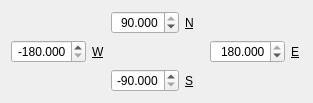
<?xml version="1.0" encoding="UTF-8"?>
<ui version="4.0">
 <class>LatLonBoxWidget</class>
 <widget class="QWidget" name="LatLonBoxWidget">
  <property name="enabled">
   <bool>true</bool>
  </property>
  <property name="geometry">
   <rect>
    <x>0</x>
    <y>0</y>
    <width>313</width>
    <height>100</height>
   </rect>
  </property>
  <property name="windowTitle">
   <string>Select a geographic region</string>
  </property>
  <layout class="QGridLayout" name="gridLayout">
   <item row="0" column="0">
    <spacer name="horizontalSpacer_5">
     <property name="orientation">
      <enum>Qt::Horizontal</enum>
     </property>
     <property name="sizeHint" stdset="0">
      <size>
       <width>13</width>
       <height>13</height>
      </size>
     </property>
    </spacer>
   </item>
   <item row="0" column="1">
    <layout class="QHBoxLayout" name="horizontalLayout">
     <item>
      <widget class="QDoubleSpinBox" name="northSpinBox">
       <property name="enabled">
        <bool>true</bool>
       </property>
       <property name="toolTip">
        <string>Northern Latitude</string>
       </property>
       <property name="alignment">
        <set>Qt::AlignRight|Qt::AlignTrailing|Qt::AlignVCenter</set>
       </property>
       <property name="decimals">
        <number>3</number>
       </property>
       <property name="minimum">
        <double>-90.000000000000000</double>
       </property>
       <property name="maximum">
        <double>90.000000000000000</double>
       </property>
       <property name="value">
        <double>90.000000000000000</double>
       </property>
      </widget>
     </item>
     <item>
      <widget class="QLabel" name="northLabel">
       <property name="text">
        <string>&amp;N</string>
       </property>
       <property name="buddy">
        <cstring>northSpinBox</cstring>
       </property>
      </widget>
     </item>
    </layout>
   </item>
   <item row="0" column="2">
    <spacer name="horizontalSpacer_2">
     <property name="orientation">
      <enum>Qt::Horizontal</enum>
     </property>
     <property name="sizeHint" stdset="0">
      <size>
       <width>13</width>
       <height>13</height>
      </size>
     </property>
    </spacer>
   </item>
   <item row="1" column="0">
    <layout class="QHBoxLayout" name="horizontalLayout_4">
     <item>
      <widget class="QDoubleSpinBox" name="westSpinBox">
       <property name="toolTip">
        <string>Western Longitude</string>
       </property>
       <property name="alignment">
        <set>Qt::AlignRight|Qt::AlignTrailing|Qt::AlignVCenter</set>
       </property>
       <property name="decimals">
        <number>3</number>
       </property>
       <property name="minimum">
        <double>-180.000000000000000</double>
       </property>
       <property name="maximum">
        <double>180.000000000000000</double>
       </property>
       <property name="value">
        <double>-180.000000000000000</double>
       </property>
      </widget>
     </item>
     <item>
      <widget class="QLabel" name="westLabel">
       <property name="text">
        <string>&amp;W</string>
       </property>
       <property name="buddy">
        <cstring>westSpinBox</cstring>
       </property>
      </widget>
     </item>
    </layout>
   </item>
   <item row="1" column="1">
    <spacer name="horizontalSpacer">
     <property name="orientation">
      <enum>Qt::Horizontal</enum>
     </property>
     <property name="sizeHint" stdset="0">
      <size>
       <width>13</width>
       <height>13</height>
      </size>
     </property>
    </spacer>
   </item>
   <item row="1" column="2">
    <layout class="QHBoxLayout" name="horizontalLayout_3">
     <item>
      <widget class="QDoubleSpinBox" name="eastSpinBox">
       <property name="toolTip">
        <string>Eastern Longitude</string>
       </property>
       <property name="alignment">
        <set>Qt::AlignRight|Qt::AlignTrailing|Qt::AlignVCenter</set>
       </property>
       <property name="decimals">
        <number>3</number>
       </property>
       <property name="minimum">
        <double>-180.000000000000000</double>
       </property>
       <property name="maximum">
        <double>180.000000000000000</double>
       </property>
       <property name="value">
        <double>180.000000000000000</double>
       </property>
      </widget>
     </item>
     <item>
      <widget class="QLabel" name="eastLabel">
       <property name="text">
        <string>&amp;E</string>
       </property>
       <property name="buddy">
        <cstring>eastSpinBox</cstring>
       </property>
      </widget>
     </item>
    </layout>
   </item>
   <item row="2" column="0">
    <spacer name="horizontalSpacer_4">
     <property name="orientation">
      <enum>Qt::Horizontal</enum>
     </property>
     <property name="sizeHint" stdset="0">
      <size>
       <width>13</width>
       <height>13</height>
      </size>
     </property>
    </spacer>
   </item>
   <item row="2" column="1">
    <layout class="QHBoxLayout" name="horizontalLayout_2">
     <item>
      <widget class="QDoubleSpinBox" name="southSpinBox">
       <property name="toolTip">
        <string>Southern Latitude</string>
       </property>
       <property name="alignment">
        <set>Qt::AlignRight|Qt::AlignTrailing|Qt::AlignVCenter</set>
       </property>
       <property name="decimals">
        <number>3</number>
       </property>
       <property name="minimum">
        <double>-90.000000000000000</double>
       </property>
       <property name="maximum">
        <double>90.000000000000000</double>
       </property>
       <property name="value">
        <double>-90.000000000000000</double>
       </property>
      </widget>
     </item>
     <item>
      <widget class="QLabel" name="southLabel">
       <property name="text">
        <string>&amp;S</string>
       </property>
       <property name="buddy">
        <cstring>southSpinBox</cstring>
       </property>
      </widget>
     </item>
    </layout>
   </item>
   <item row="2" column="2">
    <spacer name="horizontalSpacer_3">
     <property name="orientation">
      <enum>Qt::Horizontal</enum>
     </property>
     <property name="sizeHint" stdset="0">
      <size>
       <width>13</width>
       <height>13</height>
      </size>
     </property>
    </spacer>
   </item>
  </layout>
 </widget>
 <tabstops>
  <tabstop>northSpinBox</tabstop>
  <tabstop>westSpinBox</tabstop>
  <tabstop>eastSpinBox</tabstop>
  <tabstop>southSpinBox</tabstop>
 </tabstops>
 <resources/>
 <connections/>
</ui>
